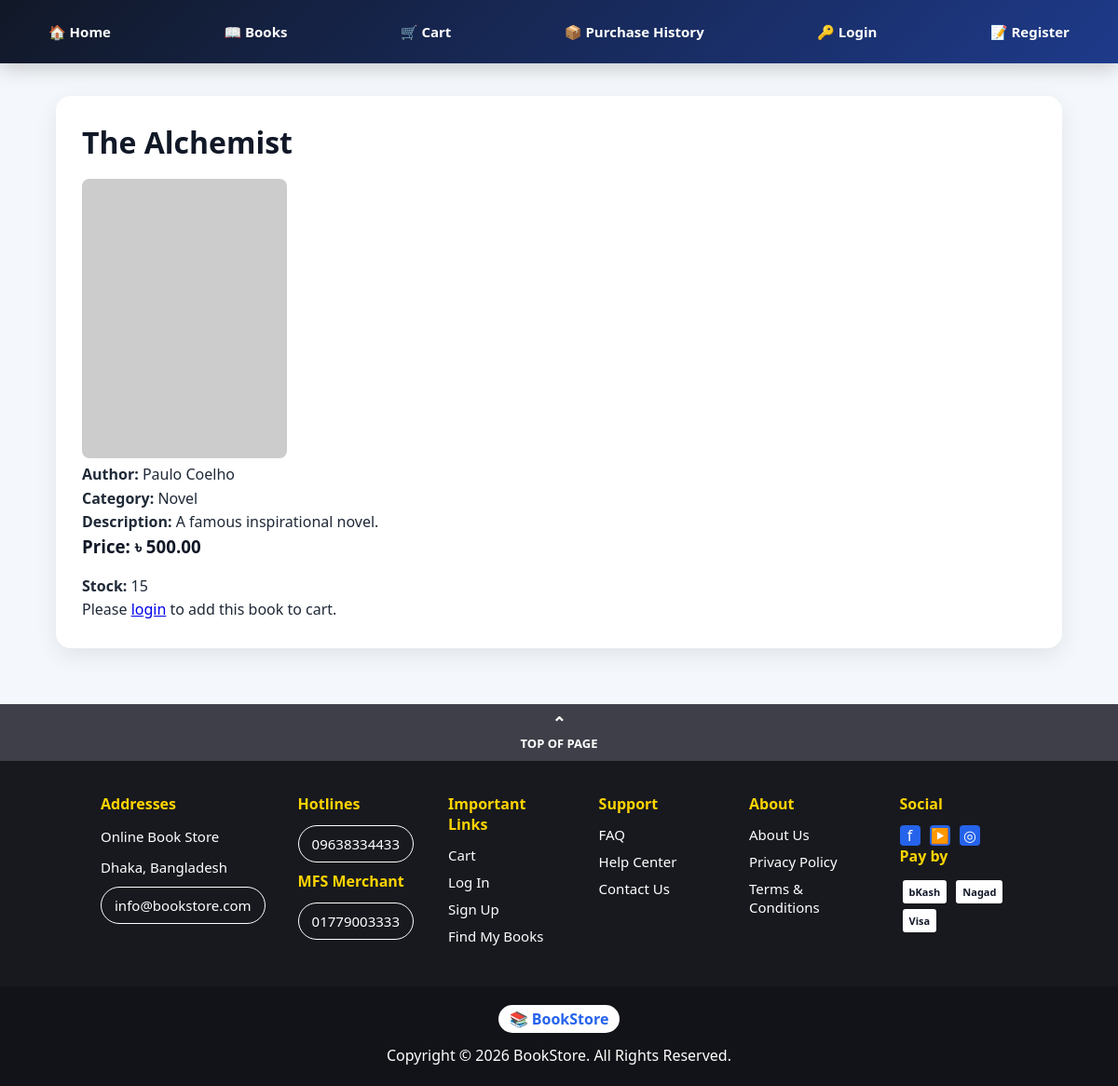
The page /views/customer/book_details.php?id=2 on the database its author committed.
### tables this page shows
CREATE TABLE books (
id INT AUTO_INCREMENT PRIMARY KEY,
title VARCHAR(150) NOT NULL,
author VARCHAR(120) NOT NULL,
description TEXT,
price DECIMAL(10,2) NOT NULL,
category_id INT,
image_path VARCHAR(255),
stock INT NOT NULL DEFAULT 0,
created_at TIMESTAMP DEFAULT CURRENT_TIMESTAMP,
FOREIGN KEY (category_id) REFERENCES categories(id)
);

CREATE TABLE categories (
id INT AUTO_INCREMENT PRIMARY KEY,
name VARCHAR(100) NOT NULL UNIQUE,
created_at TIMESTAMP DEFAULT CURRENT_TIMESTAMP
);

### config/helpers.php (called while the page is built, shortened)
<?php
function isLoggedIn()
{
    return isset($_SESSION['user_id']);
}
?>

### views/customer/book_details.php (the view, shortened to what this page needs)
<?php
require_once '../../config/database.php';
require_once '../../config/helpers.php';
$id = (int) $_GET['id'];
$stmt = $conn->prepare("
    SELECT books.*, categories.name AS category_name
    FROM books
    JOIN categories ON books.category_id = categories.id
    WHERE books.id = ?
");
$stmt->bind_param("i", $id);
$stmt->execute();
$book = $stmt->get_result()->fetch_assoc();
?>
<!DOCTYPE html>
<html>
<head>
    <link rel="stylesheet" href="../../public/css/style.css">
</head>
<body>
<div class="navbar">
    <a href="../../index.php">🏠 Home</a>
    <a href="books.php">📖 Books</a>
    <a href="cart.php">🛒 Cart</a>
    <a href="order_history.php">📦 Purchase History</a>
    <?php if(isLoggedIn()): ?>
        <a href="profile.php">👤 Profile</a>
        <a href="/online_book_store/controllers/logoutController.php">🔓 Logout</a>
    <?php else: ?>
        <a href="../auth/login.php">🔑 Login </a>
        <a href="../auth/register.php">📝 Register</a>
    <?php endif; ?>
</div>
<div class="container">
    <div class="card">
        <h1><?php echo $book['title']; ?></h1>
        <img
            src="<?php echo $book['image_path'] ? '../../public/uploads/books/'.$book['image_path'] : 'https://via.placeholder.com/200x250'; ?>"
            style="width:220px;height:300px;object-fit:cover;border-radius:8px;"
        >
        <p><strong>Author:</strong> <?php echo $book['author']; ?></p>
        <p><strong>Category:</strong> <?php echo $book['category_name']; ?></p>
        <p><strong>Description:</strong> <?php echo $book['description']; ?></p>
        <h3>Price: ৳ <?php echo $book['price']; ?></h3>
        <p><strong>Stock:</strong> <?php echo $book['stock']; ?></p>
        <?php if(isLoggedIn()): ?>
            <label>Quantity</label>
            <input type="number" id="quantity" value="1" min="1" max="<?php echo $book['stock']; ?>">
            <button onclick="addToCart(<?php echo $book['id']; ?>)">
                Add to Cart
            </button>
            <p id="cartMessage"></p>
        <?php else: ?>
            <p>
                Please <a href="../auth/login.php">login</a> to add this book to cart.
            </p>
        <?php endif; ?>
    </div>
</div>
    <?php require_once '../layouts/footer.php'; ?>
</body>
</html>

### public/css/style.css (style rules this page uses)
* { margin:0; padding:0; box-sizing:border-box; font-family:"Segoe UI", Arial, sans-serif; }
body { background:#f4f7fb; color:#1f2937; }
.navbar { background:linear-gradient(135deg,#111827,#1e3a8a); padding:16px 40px; display:flex; align-items:center; justify-content: space-between; gap:22px; flex-wrap:wrap; box-shadow:0 6px 20px rgba(0,0,0,0.18); position:sticky; top:0; z-index:1000; }
.navbar a { color:#ffffff; text-decoration:none; font-size:15px; font-weight:600; padding:8px 12px; border-radius:8px; transition:0.3s; }
.container { width:90%; max-width:1250px; margin:35px auto; }
h1,h2,h3 { margin-bottom:18px; color:#111827; }
p { line-height:1.6; }
.card { background:white; padding:28px; border-radius:16px; box-shadow:0 8px 24px rgba(0,0,0,0.08); margin-bottom:28px; }

### rows shown on the page
books: title "The Alchemist", author "Paulo Coelho", category.name "Novel", description "A famous inspirational novel.", price "500.00", stock "15"
